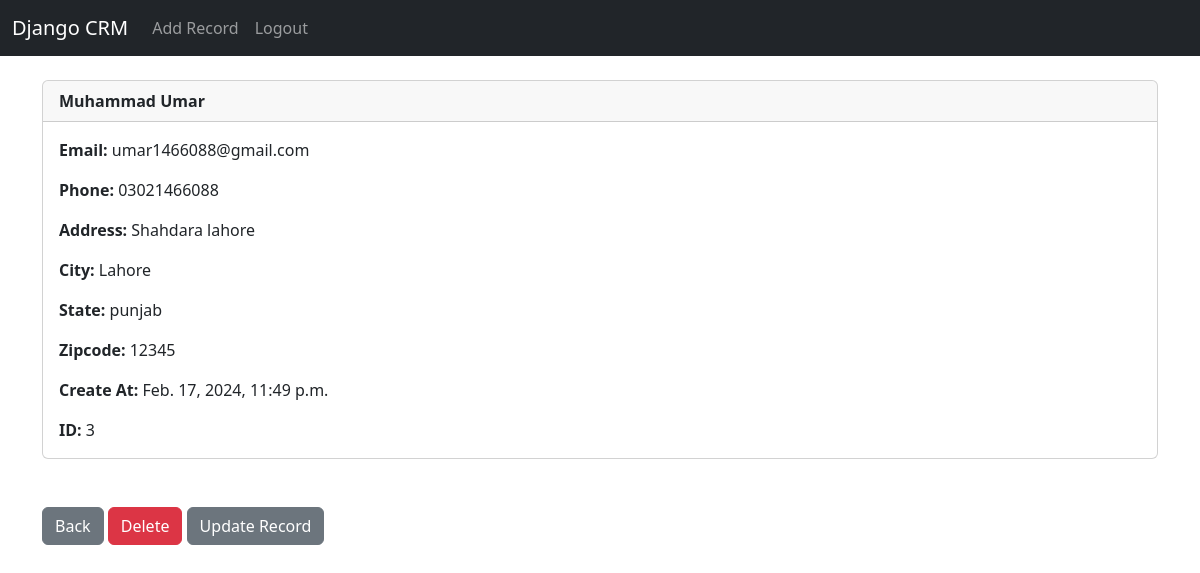
Screenshot of /record/3 (signed in) with the database file from the repository.
### app/models.py (models this page shows, shortened)
class Record(models.Model):
	created_at = models.DateTimeField(auto_now_add=True)
	first_name = models.CharField(max_length=50)
	last_name =  models.CharField(max_length=50)
	email =  models.CharField(max_length=100)
	phone = models.CharField(max_length=15)
	address =  models.CharField(max_length=100)
	city =  models.CharField(max_length=50)
	state =  models.CharField(max_length=50)
	zipcode =  models.CharField(max_length=20)

### app/views.py (the view)
# urls.py: path('record/<int:pk>', views.customer_record, name='record'),
def customer_record(request, pk):
	if request.user.is_authenticated:
		customer_record = Record.objects.get(id=pk)
		return render(request, 'record.html', {'customer_record':customer_record})
	else:
		messages.success(request, "You Must Be Logged In To View That Page...")
		return redirect('home')

### app/templates/record.html
{% extends 'base.html' %}
{% block content %}<div class="card">
    <div class="card-header"><strong>
          {{ customer_record.first_name }}
          {{ customer_record.last_name }}</strong>
    </div>
    <div class="card-body"><p class="card-text">
        <strong>Email: </strong>{{ customer_record.email }}</p>
        <p class="card-text">
        <strong>Phone: </strong>{{ customer_record.phone }}
        </p>
        <p class="card-text">
        <strong>Address: </strong>{{ customer_record.address }}</p>
        <p class="card-text">
        <strong>City: </strong>{{ customer_record.city }}</p>
        <p class="card-text">
        <strong>State: </strong>{{ customer_record.state }}</p>
        <p class="card-text">
        <strong>Zipcode: </strong>{{ customer_record.zipcode }}</p>
        <p class="card-text">
        <strong>Create At: </strong>{{ customer_record.created_at }}</p>
        <p class="card-text">
        <strong>ID: </strong>{{ customer_record.id }}</p>
          </div>
        </div>
        <br/><br/>
        <a href="{% url 'home' %}" class="btn btn-secondary">Back</a>
        <a href="{% url 'delete_record' customer_record.id %}" class="btn btn-danger">Delete</a>
        <a href="{% url 'update_record' customer_record.id %}" class="btn btn-secondary">Update Record</a>
                {% endblock %}

### rows the page displays
Record: first_name "Muhammad", last_name "Umar", email "umar1466088@gmail.com", phone "03021466088", address "Shahdara lahore", city "Lahore", state "punjab", zipcode "12345", created_at "Feb. 17, 2024, 11:49 p.m.", id "3"
